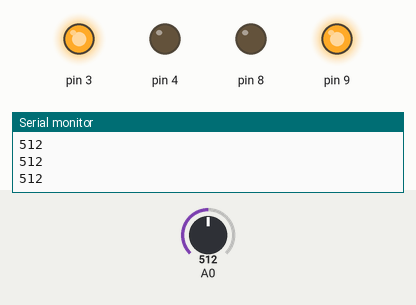
The sketch below on a simulated Arduino Uno, built with avr-gcc and run on an emulated ATmega328P. On the bench: output pins drawn as LEDs (lit = HIGH), the last lines printed to the serial monitor. The inputs (shaded band) are chosen by the test bench; at power-on: A0 = 512.

Above: at 1.2 s.
1.3 s: A0 set to 490
At 2.0 s:
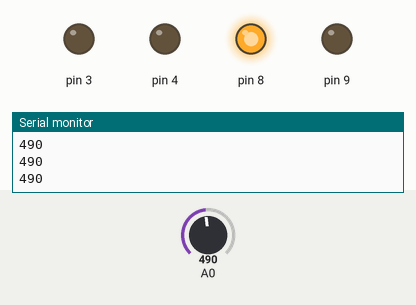
2.8 s: A0 set to 360
4.3 s: A0 set to 333
At 5.4 s:
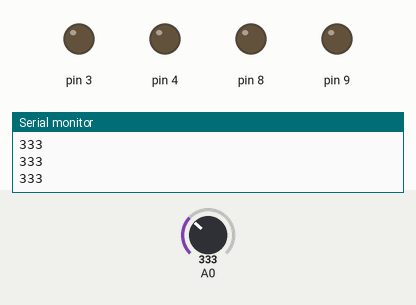
5.8 s: A0 set to 510
At 6.3 s:
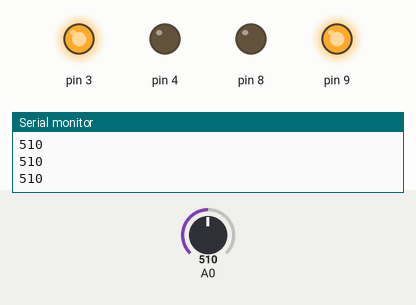
7.3 s: A0 set to 340
At 7.6 s:
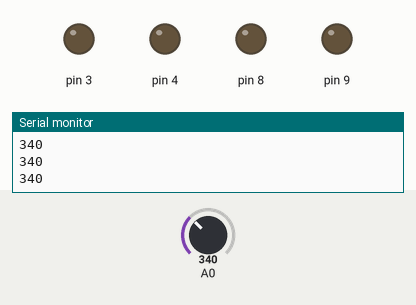
Timing chart, 0 to 9.8 s (numbered marks = the images above; inputs shaded):
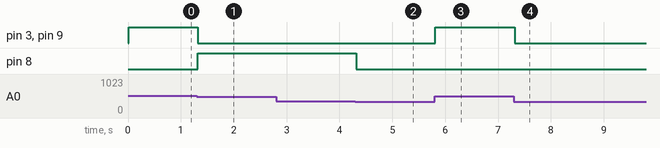

Measured:
- the behaviour switches between 351 and 350 on A0 (found by bisection; images 1 and 2)
- after the input at 1.3 s, pin 3, pin 9: HIGH → LOW at once; pin 8: LOW → HIGH at once
- after the input at 4.3 s, pin 8: HIGH → LOW at once
- after the input at 5.8 s, pin 3, pin 9: LOW → HIGH at once
- after the input at 7.3 s, pin 3, pin 9: HIGH → LOW at once

The sketch:

prodhi.ino
```cpp
void setup() {
  // put your setup code here, to run once:
   //pinMode(0,INPUT);
   pinMode(8,OUTPUT);
   pinMode(9,OUTPUT);
   pinMode(3,OUTPUT);
   pinMode(4,OUTPUT);
   Serial.begin(9600);
}

void loop() {
  // put your main code here, to run repeatedly:
   int val=analogRead(0);
   Serial.println(val);
   delay(10);
   if (val>500)
   {
     digitalWrite(9,HIGH);
     digitalWrite(8,LOW);
     digitalWrite(3,HIGH);
     digitalWrite(4,LOW);
   }
   else if (val<500 & val>350)
   {
    digitalWrite(8,HIGH);
    digitalWrite(9,LOW);
    digitalWrite(3,LOW);
    digitalWrite(4,LOW);
   }
   else
   {
    digitalWrite(8,LOW);
    digitalWrite(9,LOW);
    digitalWrite(3,LOW);
    digitalWrite(4,LOW);
   }
}
```
